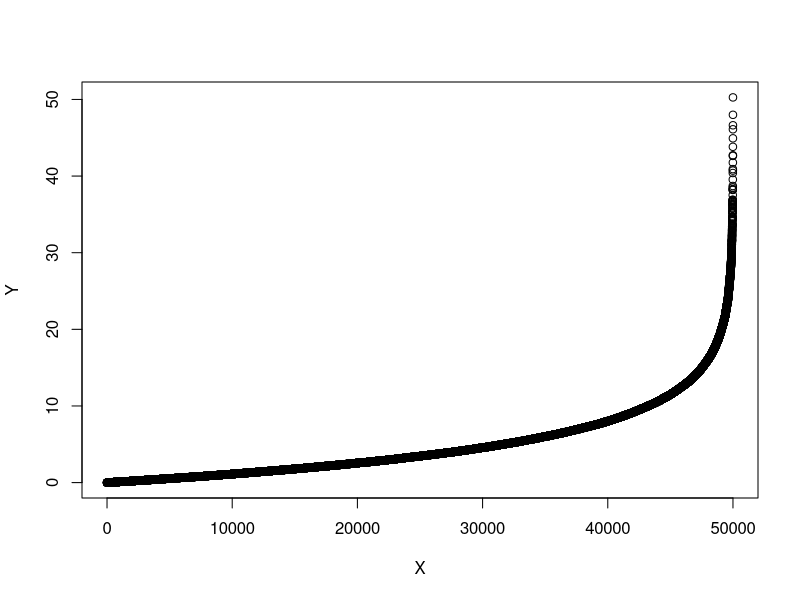
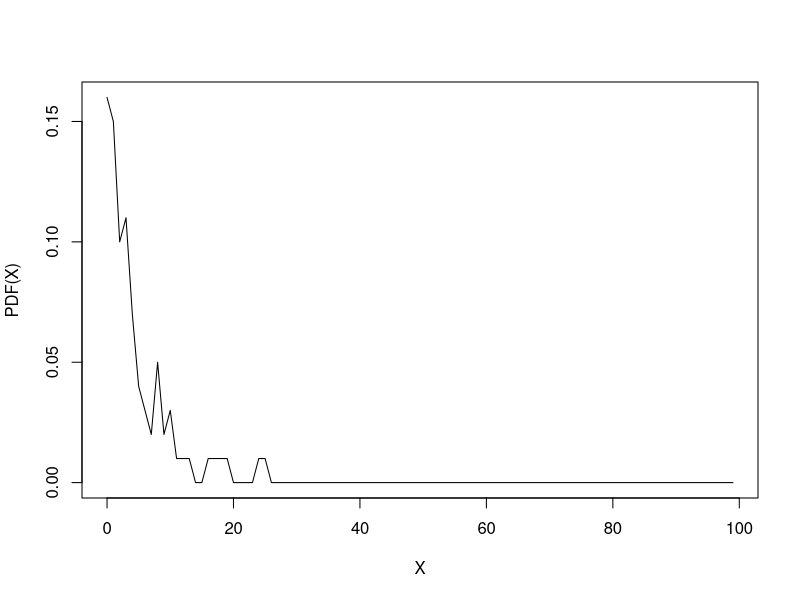
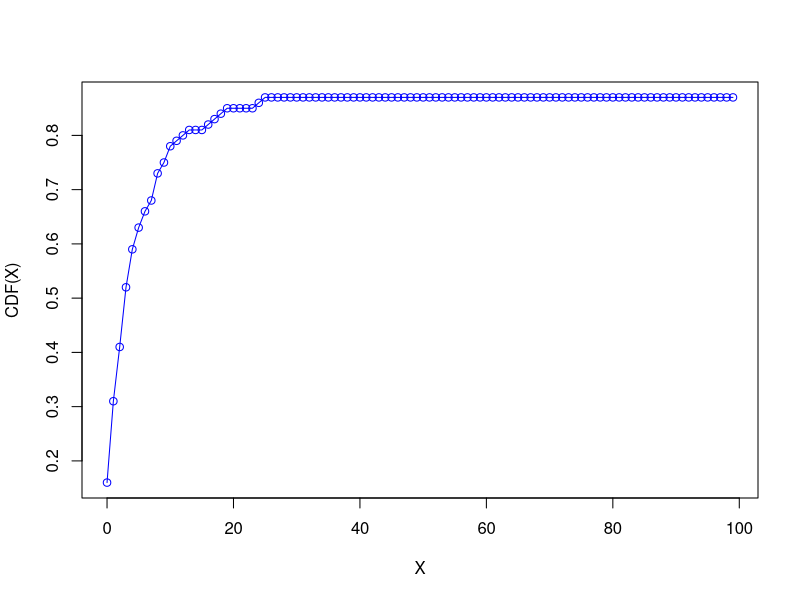
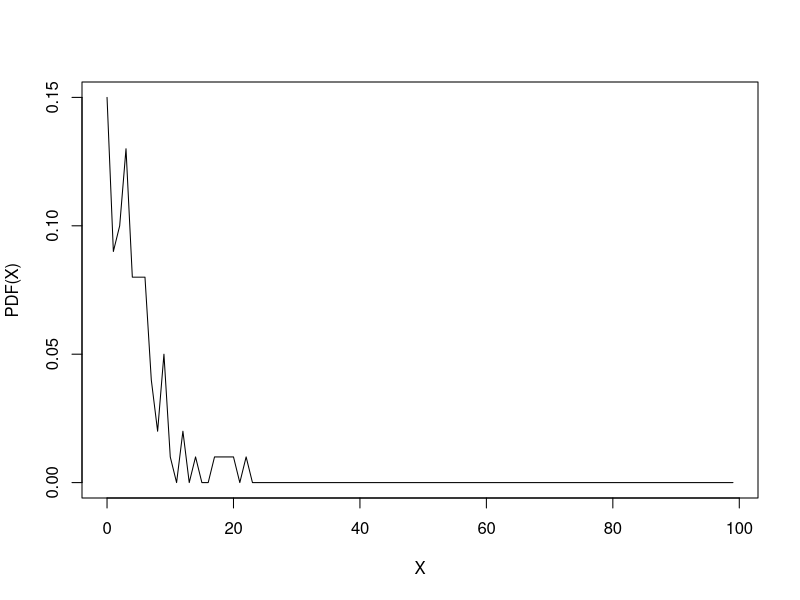
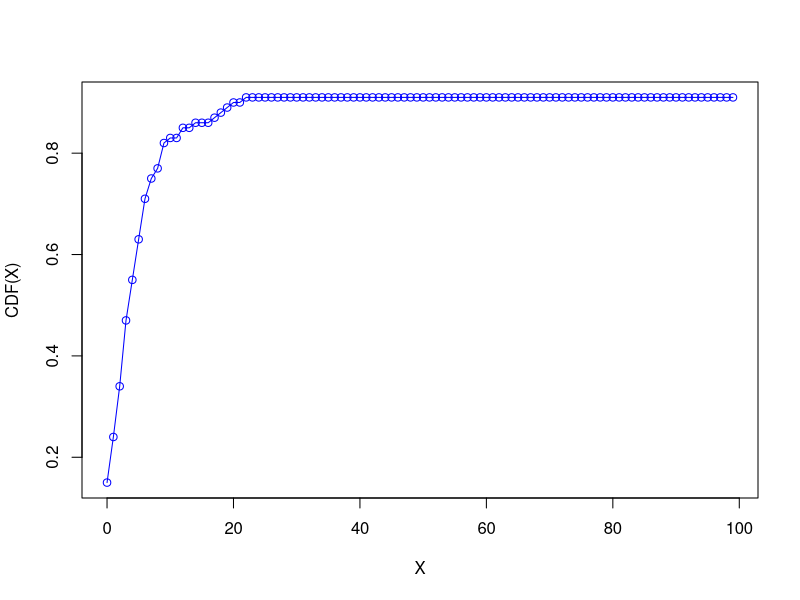
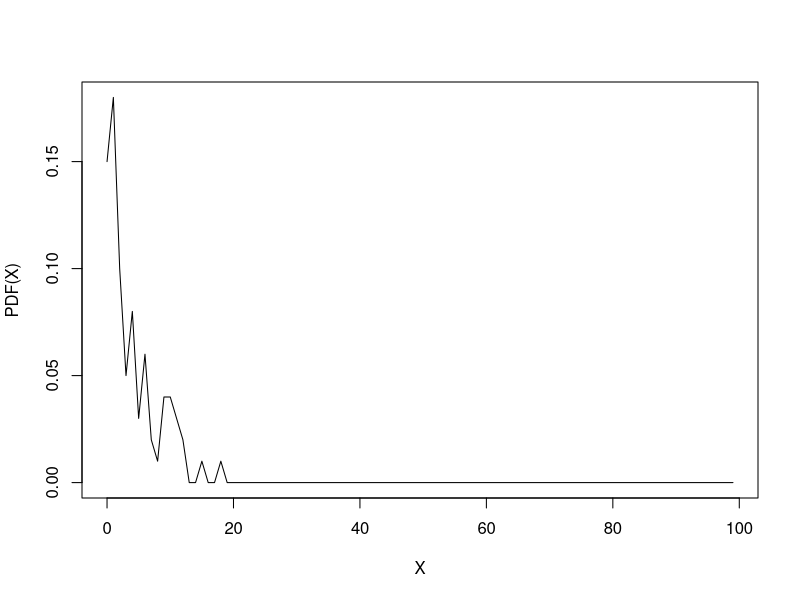
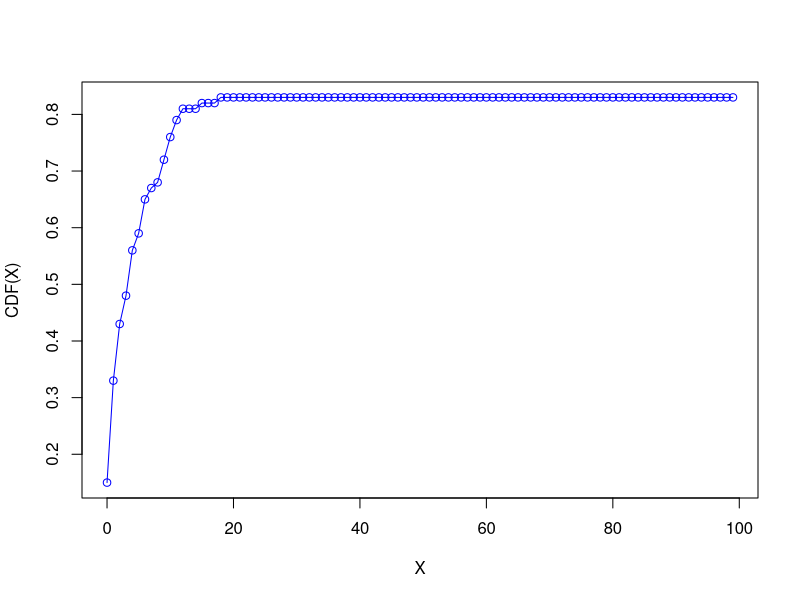
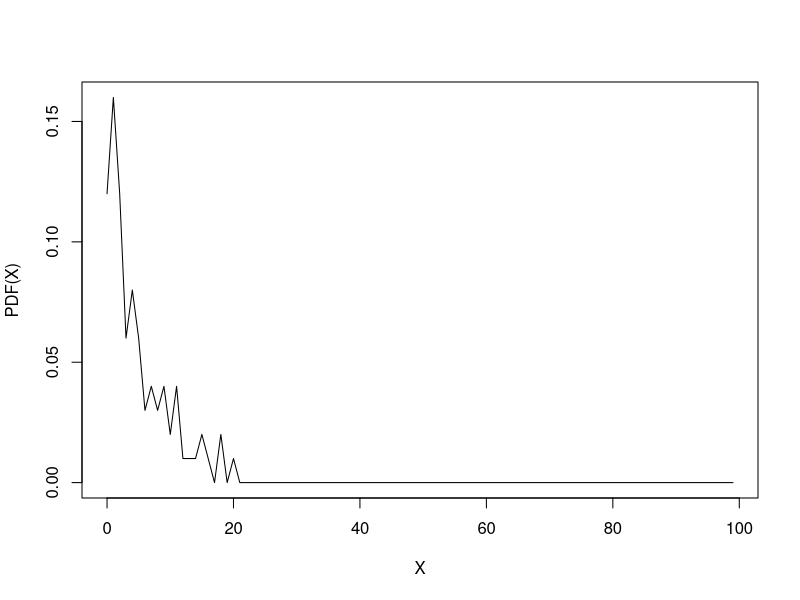

Write R code to recreate these figures, in order.
#--------------------1--------------------
num_samples <- 50000
data <- rexp(num_samples, 0.2)
sorted=sort(data)
x <- data.frame(X = seq(1, num_samples , 1), Y = sorted)
plot(x)
#--------------------2--------------------
slice <- function(x, n) split(x, as.integer((seq_along(x) - 1) / n))
value<-slice(data, 100)
#--------------------3--------------------
plot_graph<-function(x,k)
{
	pdata <- rep(0, 100);
	for(i in 1:100){
    	val=round(x[[k]][i], 0);
    	if(val <= 100){
       		pdata[val] = pdata[val] + 1/100; 
    	}
	}
	cdata <- rep(0, 100)
	cdata[1]<-pdata[1]
	for(i in 2:100){
	    cdata[i] = cdata[i-1] + pdata[i]
	}
	plot(c(0:99), pdata,"l",xlab="X",ylab="PDF(X)")
	plot(c(0:99), cdata,"o", col="blue",xlab="X",ylab="CDF(X)")
}
plot_graph(value,1)
plot_graph(value,2)
plot_graph(value,3)
plot_graph(value,4)
plot_graph(value,5)
m=rep(0,500)
s=rep(0,500)
for(i in 1:500){
	m[i]=mean(value[[i]])
	s[i]=sd(value[[i]])
}
m[1];s[1]
m[2];s[2]
m[3];s[3]
m[4];s[4]
m[5];s[5]
#--------------------4--------------------
tab <- table(round(m,digits=1))
plot(tab, "h", xlab="Mean Values", ylab="Frequency(Mean)")
pm <- rep(0, 20);
for(i in 1:500){
    val=round(m[i], 1);
    if(val <= 20){
       pm[val] = pm[val] + 1/500; 
    }
}
plot(c(0:19), pm,"l",xlab="Mean",ylab="PDF(Mean)")
cm=rep(0,20)
cm[1]=pm[1]
for(i in 2:20){
	cm[i]=cm[i-1]+pm[i]
}
plot(c(0:19), cm,"o", col="blue",xlab="Mean",ylab="CDF(Mean)")
#--------------------5--------------------
mm=mean(m)
mm
msd=sd(m)
msd
#--------------------6--------------------
md=mean(data)
md
sdd=sd(data)
sdd
#-------------------END-------------------
